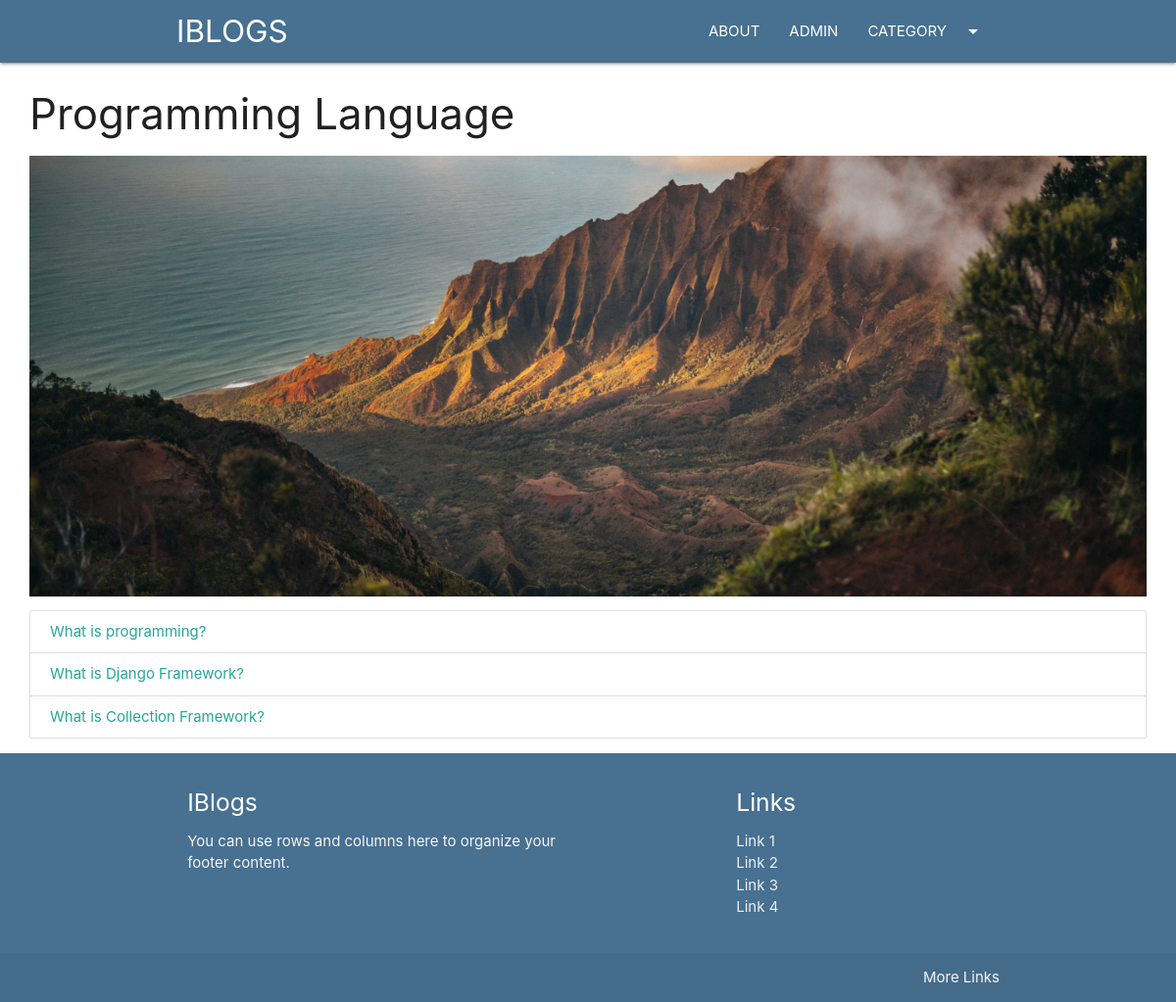
/category/programming, run on the app's committed database.
### blog/models.py (models this page shows, shortened)
class Category(models.Model):
    cat_id = models.AutoField(primary_key=True)
    title = models.CharField(max_length=100)
    description = models.TextField()
    url = models.CharField(max_length=100)
    image = models.ImageField(upload_to='category/')
    add_date = models.DateTimeField(auto_now_add=True, null=True)

class Post(models.Model):
    post_id = models.AutoField(primary_key=True)
    title = models.CharField(max_length=200)
    content = models.TextField()
    url = models.CharField(max_length=100)
    cat = models.ForeignKey(Category, on_delete=models.CASCADE)
    image = models.ImageField(upload_to='post/')

### blog/views.py (the view)
# urls.py: path('category/<slug:url>',category)
def category(request, url):
    cat = Category.objects.get(url=url)
    posts = Post.objects.filter(cat=cat)
    return render(request, "category.html", {'cat': cat, 'posts': posts})

### template/category.html (shortened to what this page needs)
{%extends 'base.html' %}
{%block content%}
<div class="container-custom">
    <h3>{{cat.title}}</h3>
    <div class="img-container">
        <img src="/media/{{cat.image}}" class="responsive-img" style="max-height:450px;width:100%;object-fit:cover;"
             alt="">
    </div>
    <div class="collection">
        {%for p in posts %}
        <a href="/blog/{{p.url}}" class="collection-item">{{p.title}}</a>
        {% empty %}
        <h3>No posts in this category</h3>
        {%endfor%}
    </div>
</div>
{%endblock%}

### blog/static/css/style.css (style rules this page uses)
.container-custom { width:95%!important; margin:auto; }

### data on the page
Category: title "Programming Language", image (picture)
Post: title "What is programming?"
Post: title "What is Django Framework?"
Post: title "What is Collection Framework?"
